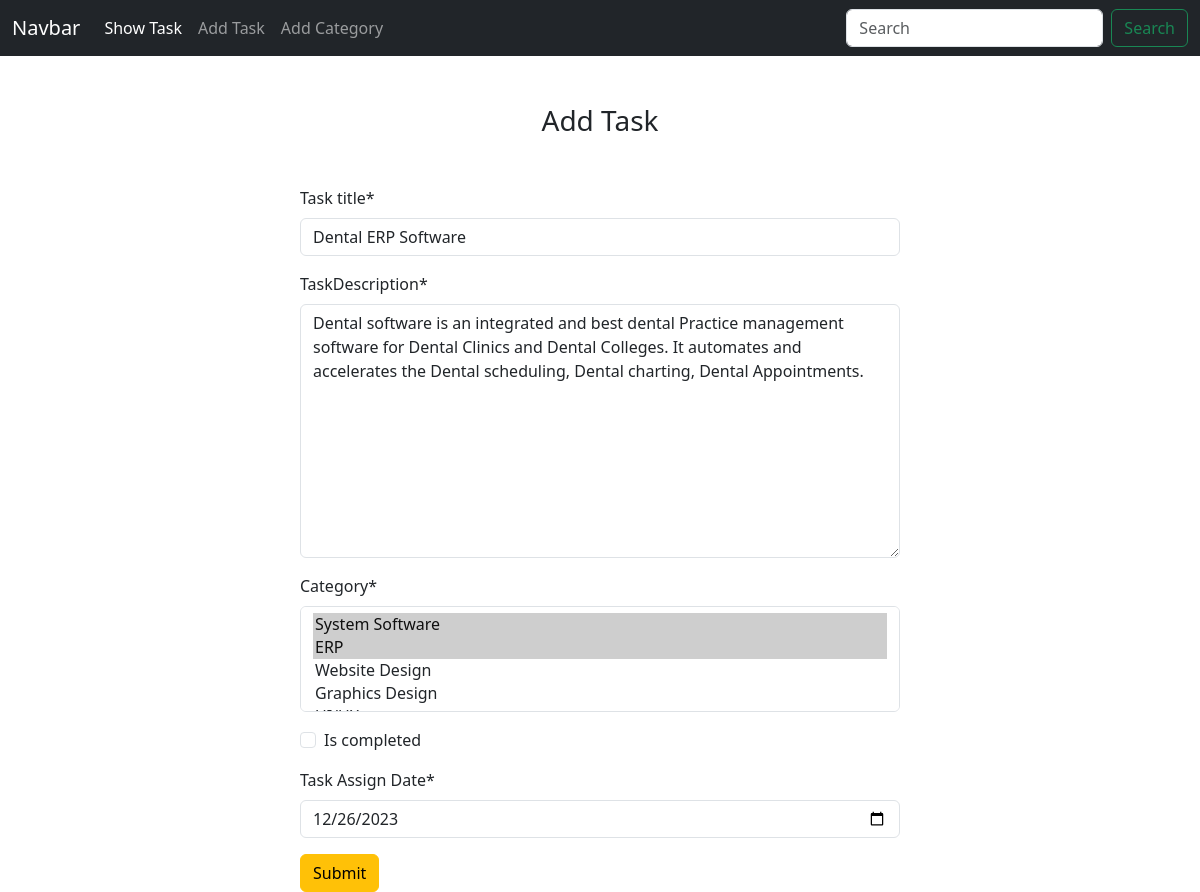
Page /task/edit/3 on the committed database.
### task/models.py (models this page shows, shortened)
class TaskModel(models.Model):
    task_title = models.CharField(max_length=50)
    taskDescription = models.TextField()
    category = models.ManyToManyField(CategoryModel)
    is_completed = models.BooleanField(default=False)
    Task_Assign_Date = models.DateField()

### task/views.py (the view)
# urls.py: path('edit/<int:id>', views.edit_task, name='edit_task'),
def edit_task(request, id):
    task = TaskModel.objects.get(pk=id)
    task_from = TaskForm(instance=task)
    if request.method == 'POST':
       task_from = TaskForm(request.POST, instance=task)
       if task_from.is_valid():
           task_from.save()
           return redirect('showTask')
    return render(request, 'add_task.html', {'form': task_from})

### task/forms.py
class TaskForm(forms.ModelForm):
    class Meta:
        model = TaskModel
        fields = '__all__'
        widgets={
             'Task_Assign_Date': forms.DateInput(attrs={'type':'date'})
        }

### category/models.py (called while the page is built)
    def __str__(self):
        return self.category_name

### task/templates/add_task.html (shortened to what this page needs)
{% extends "base.html" %}
{% block content %}
   {% load crispy_forms_tags %}
   <form method="post" style="width: 50%;" class="m-auto pt-5">
      <h3 class="text-center mb-5">Add Task</h3>
       {{form | crispy}}
       <button class="btn btn-warning">Submit</button>
   </form>
{% endblock  %}

### rows in the picture
TaskModel: task_title "Dental ERP Software", taskDescription "Dental software is an integrated and best dental Practice management software for Dental Clinics and Dental Colleges. It automates and accelerates the Dental scheduling, Dental charting, Dental Appointments.", Task_Assign_Date "12/26/2023"
